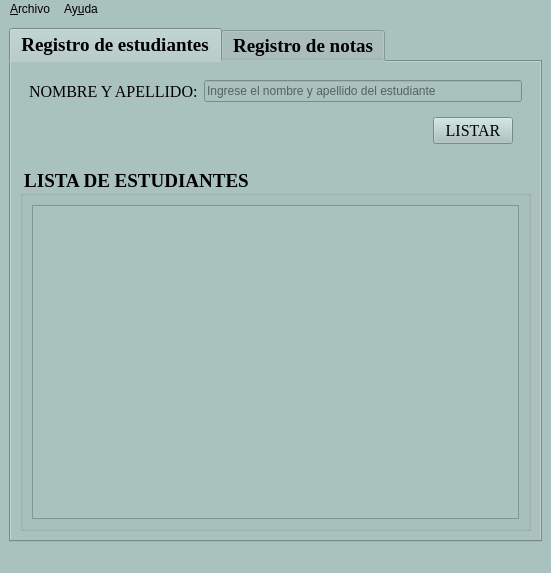
<?xml version="1.0" encoding="UTF-8"?>
<ui version="4.0">
 <class>Notas</class>
 <widget class="QMainWindow" name="Notas">
  <property name="geometry">
   <rect>
    <x>0</x>
    <y>0</y>
    <width>551</width>
    <height>573</height>
   </rect>
  </property>
  <property name="font">
   <font>
    <family>Times New Roman</family>
    <pointsize>12</pointsize>
    <weight>75</weight>
    <bold>true</bold>
   </font>
  </property>
  <property name="windowTitle">
   <string>Registro de notas</string>
  </property>
  <property name="windowIcon">
   <iconset resource="iconos.qrc">
    <normaloff>:/resource/registros.png</normaloff>:/resource/registros.png</iconset>
  </property>
  <property name="styleSheet">
   <string notr="true">background-color: rgb(170, 194, 190);</string>
  </property>
  <widget class="QWidget" name="centralwidget">
   <layout class="QHBoxLayout" name="horizontalLayout_6">
    <item>
     <widget class="QTabWidget" name="tabWidget">
      <property name="font">
       <font>
        <family>Times New Roman</family>
        <pointsize>14</pointsize>
        <weight>75</weight>
        <bold>true</bold>
       </font>
      </property>
      <property name="styleSheet">
       <string notr="true">background-color: rgb(170, 194, 190);</string>
      </property>
      <property name="currentIndex">
       <number>0</number>
      </property>
      <widget class="QWidget" name="Estudiantes">
       <attribute name="title">
        <string>Registro de estudiantes</string>
       </attribute>
       <layout class="QVBoxLayout" name="verticalLayout_2">
        <item>
         <widget class="QWidget" name="widget" native="true">
          <layout class="QGridLayout" name="gridLayout">
           <item row="1" column="1">
            <widget class="QWidget" name="widget_2" native="true">
             <layout class="QHBoxLayout" name="horizontalLayout">
              <item>
               <spacer name="horizontalSpacer">
                <property name="orientation">
                 <enum>Qt::Horizontal</enum>
                </property>
                <property name="sizeHint" stdset="0">
                 <size>
                  <width>296</width>
                  <height>20</height>
                 </size>
                </property>
               </spacer>
              </item>
              <item>
               <widget class="QPushButton" name="cmdListar">
                <property name="font">
                 <font>
                  <family>Times New Roman</family>
                  <pointsize>12</pointsize>
                 </font>
                </property>
                <property name="toolTip">
                 <string>Agregar a la lista.</string>
                </property>
                <property name="text">
                 <string>LISTAR</string>
                </property>
               </widget>
              </item>
             </layout>
            </widget>
           </item>
           <item row="0" column="1">
            <widget class="QLineEdit" name="inNombre">
             <property name="toolTip">
              <string>Ingrese nombre y apellido del estudiante.</string>
             </property>
             <property name="placeholderText">
              <string>Ingrese el nombre y apellido del estudiante</string>
             </property>
            </widget>
           </item>
           <item row="0" column="0">
            <widget class="QLabel" name="label_2">
             <property name="font">
              <font>
               <family>Times New Roman</family>
               <pointsize>12</pointsize>
               <weight>50</weight>
               <bold>false</bold>
              </font>
             </property>
             <property name="text">
              <string>NOMBRE Y APELLIDO:</string>
             </property>
            </widget>
           </item>
          </layout>
         </widget>
        </item>
        <item>
         <widget class="QGroupBox" name="groupBox">
          <property name="font">
           <font>
            <family>Times New Roman</family>
            <pointsize>14</pointsize>
            <weight>75</weight>
            <bold>true</bold>
           </font>
          </property>
          <property name="title">
           <string>LISTA DE ESTUDIANTES</string>
          </property>
          <layout class="QVBoxLayout" name="verticalLayout">
           <item>
            <widget class="QPlainTextEdit" name="outLista">
             <property name="toolTip">
              <string>Lista de estudiantes enlistados.</string>
             </property>
             <property name="readOnly">
              <bool>true</bool>
             </property>
            </widget>
           </item>
          </layout>
         </widget>
        </item>
       </layout>
      </widget>
      <widget class="QWidget" name="Notas">
       <attribute name="title">
        <string>Registro de notas</string>
       </attribute>
       <layout class="QVBoxLayout" name="verticalLayout_4">
        <item>
         <widget class="QWidget" name="widget_3" native="true">
          <layout class="QGridLayout" name="gridLayout_2">
           <item row="2" column="0">
            <widget class="QLabel" name="label_6">
             <property name="font">
              <font>
               <family>Times New Roman</family>
               <pointsize>12</pointsize>
               <weight>50</weight>
               <bold>false</bold>
              </font>
             </property>
             <property name="text">
              <string>NOTA 2</string>
             </property>
            </widget>
           </item>
           <item row="0" column="1">
            <spacer name="horizontalSpacer_3">
             <property name="orientation">
              <enum>Qt::Horizontal</enum>
             </property>
             <property name="sizeHint" stdset="0">
              <size>
               <width>40</width>
               <height>20</height>
              </size>
             </property>
            </spacer>
           </item>
           <item row="3" column="2">
            <widget class="QWidget" name="widget_4" native="true">
             <layout class="QHBoxLayout" name="horizontalLayout_2">
              <item>
               <spacer name="horizontalSpacer_2">
                <property name="orientation">
                 <enum>Qt::Horizontal</enum>
                </property>
                <property name="sizeHint" stdset="0">
                 <size>
                  <width>70</width>
                  <height>20</height>
                 </size>
                </property>
               </spacer>
              </item>
              <item>
               <widget class="QPushButton" name="cmdAgregar">
                <property name="font">
                 <font>
                  <family>Times New Roman</family>
                  <pointsize>12</pointsize>
                 </font>
                </property>
                <property name="toolTip">
                 <string>Calcular el promedio total y enlistar.</string>
                </property>
                <property name="text">
                 <string>Promediar</string>
                </property>
               </widget>
              </item>
             </layout>
            </widget>
           </item>
           <item row="1" column="2">
            <widget class="QDoubleSpinBox" name="inN1">
             <property name="toolTip">
              <string>Ingrese su respectiva nota.</string>
             </property>
             <property name="maximum">
              <double>20.000000000000000</double>
             </property>
            </widget>
           </item>
           <item row="0" column="0">
            <widget class="QLabel" name="label_4">
             <property name="font">
              <font>
               <family>Times New Roman</family>
               <pointsize>12</pointsize>
               <weight>50</weight>
               <bold>false</bold>
              </font>
             </property>
             <property name="text">
              <string>ESTUDIANTE</string>
             </property>
            </widget>
           </item>
           <item row="1" column="1">
            <spacer name="horizontalSpacer_4">
             <property name="orientation">
              <enum>Qt::Horizontal</enum>
             </property>
             <property name="sizeHint" stdset="0">
              <size>
               <width>40</width>
               <height>20</height>
              </size>
             </property>
            </spacer>
           </item>
           <item row="2" column="2">
            <widget class="QDoubleSpinBox" name="inN2">
             <property name="toolTip">
              <string>Ingrese su respectiva nota.</string>
             </property>
             <property name="maximum">
              <double>20.000000000000000</double>
             </property>
            </widget>
           </item>
           <item row="2" column="1">
            <spacer name="horizontalSpacer_5">
             <property name="orientation">
              <enum>Qt::Horizontal</enum>
             </property>
             <property name="sizeHint" stdset="0">
              <size>
               <width>40</width>
               <height>20</height>
              </size>
             </property>
            </spacer>
           </item>
           <item row="0" column="2">
            <widget class="QComboBox" name="inEstudiante">
             <property name="toolTip">
              <string>Seleccione el estudiante.</string>
             </property>
            </widget>
           </item>
           <item row="1" column="0">
            <widget class="QLabel" name="label_5">
             <property name="font">
              <font>
               <family>Times New Roman</family>
               <pointsize>12</pointsize>
               <weight>50</weight>
               <bold>false</bold>
              </font>
             </property>
             <property name="text">
              <string>NOTA 1</string>
             </property>
            </widget>
           </item>
          </layout>
         </widget>
        </item>
        <item>
         <widget class="QGroupBox" name="groupBox_2">
          <property name="font">
           <font>
            <family>Times New Roman</family>
            <pointsize>14</pointsize>
            <weight>75</weight>
            <bold>true</bold>
           </font>
          </property>
          <property name="title">
           <string>PROMEDIOS</string>
          </property>
          <layout class="QVBoxLayout" name="verticalLayout_3">
           <item>
            <widget class="QPlainTextEdit" name="outNotas">
             <property name="toolTip">
              <string>Lista de estudiantes con sus respectivos promedios.</string>
             </property>
             <property name="readOnly">
              <bool>true</bool>
             </property>
            </widget>
           </item>
          </layout>
         </widget>
        </item>
        <item>
         <widget class="QWidget" name="widget_5" native="true">
          <layout class="QHBoxLayout" name="horizontalLayout_3">
           <item>
            <spacer name="horizontalSpacer_6">
             <property name="orientation">
              <enum>Qt::Horizontal</enum>
             </property>
             <property name="sizeHint" stdset="0">
              <size>
               <width>312</width>
               <height>20</height>
              </size>
             </property>
            </spacer>
           </item>
           <item>
            <widget class="QPushButton" name="cmdAbierto">
             <property name="font">
              <font>
               <family>Times New Roman</family>
               <pointsize>12</pointsize>
              </font>
             </property>
             <property name="toolTip">
              <string>Abrir documento con sus notas.</string>
             </property>
             <property name="text">
              <string>Abrir</string>
             </property>
            </widget>
           </item>
           <item>
            <widget class="QPushButton" name="cmdGuardado">
             <property name="font">
              <font>
               <family>Times New Roman</family>
               <pointsize>12</pointsize>
              </font>
             </property>
             <property name="toolTip">
              <string>Guardar documento con sus notas.</string>
             </property>
             <property name="text">
              <string>Guardar</string>
             </property>
            </widget>
           </item>
          </layout>
         </widget>
        </item>
       </layout>
      </widget>
     </widget>
    </item>
   </layout>
  </widget>
  <widget class="QMenuBar" name="menubar">
   <property name="geometry">
    <rect>
     <x>0</x>
     <y>0</y>
     <width>551</width>
     <height>21</height>
    </rect>
   </property>
   <widget class="QMenu" name="menu_Archivo">
    <property name="title">
     <string>&amp;Archivo</string>
    </property>
    <addaction name="mnuAbrir"/>
    <addaction name="mnuGuardar"/>
    <addaction name="separator"/>
    <addaction name="mnuListar"/>
    <addaction name="separator"/>
    <addaction name="mnuSalir"/>
   </widget>
   <widget class="QMenu" name="menuAy_uda">
    <property name="title">
     <string>Ay&amp;uda</string>
    </property>
    <addaction name="mnuAcerca"/>
   </widget>
   <addaction name="menu_Archivo"/>
   <addaction name="menuAy_uda"/>
  </widget>
  <widget class="QStatusBar" name="statusbar"/>
  <action name="mnuAcerca">
   <property name="icon">
    <iconset resource="iconos.qrc">
     <normaloff>:/resource/informacion.png</normaloff>:/resource/informacion.png</iconset>
   </property>
   <property name="text">
    <string>&amp;Acerca de</string>
   </property>
   <property name="shortcut">
    <string>F12</string>
   </property>
  </action>
  <action name="actionA_brir_nuevo">
   <property name="text">
    <string>A&amp;brir </string>
   </property>
  </action>
  <action name="action_Guardar_Archivo">
   <property name="text">
    <string>&amp;Guardar </string>
   </property>
  </action>
  <action name="action_Listar_Etudiantes">
   <property name="text">
    <string>&amp;Listar Etudiantes</string>
   </property>
  </action>
  <action name="actionA_gregar_Notas">
   <property name="text">
    <string>Agregar &amp;Notas</string>
   </property>
  </action>
  <action name="action_Salir">
   <property name="text">
    <string>&amp;Salir</string>
   </property>
  </action>
  <action name="mnuAbrir">
   <property name="icon">
    <iconset resource="iconos.qrc">
     <normaloff>:/resource/caja.png</normaloff>:/resource/caja.png</iconset>
   </property>
   <property name="text">
    <string>A&amp;brir</string>
   </property>
   <property name="shortcut">
    <string>Ctrl+O</string>
   </property>
  </action>
  <action name="mnuGuardar">
   <property name="icon">
    <iconset resource="iconos.qrc">
     <normaloff>:/resource/salvar.png</normaloff>:/resource/salvar.png</iconset>
   </property>
   <property name="text">
    <string>&amp;Guardar</string>
   </property>
   <property name="shortcut">
    <string>Ctrl+S</string>
   </property>
  </action>
  <action name="mnuListar">
   <property name="icon">
    <iconset resource="iconos.qrc">
     <normaloff>:/resource/listar.png</normaloff>:/resource/listar.png</iconset>
   </property>
   <property name="text">
    <string>&amp;Listar Estudiantes</string>
   </property>
   <property name="shortcut">
    <string>F1</string>
   </property>
  </action>
  <action name="mnuAgregar">
   <property name="icon">
    <iconset resource="iconos.qrc">
     <normaloff>:/resource/añadir.png</normaloff>:/resource/añadir.png</iconset>
   </property>
   <property name="text">
    <string>Agregar &amp;Notas</string>
   </property>
   <property name="shortcut">
    <string>F2</string>
   </property>
  </action>
  <action name="mnuSalir">
   <property name="icon">
    <iconset resource="iconos.qrc">
     <normaloff>:/resource/salida.png</normaloff>:/resource/salida.png</iconset>
   </property>
   <property name="text">
    <string>&amp;Salir</string>
   </property>
   <property name="shortcut">
    <string>Ctrl+Q</string>
   </property>
  </action>
 </widget>
 <resources>
  <include location="iconos.qrc"/>
 </resources>
 <connections/>
</ui>
